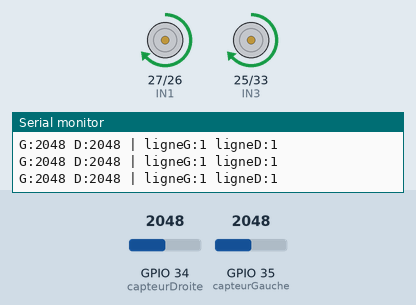
Recording of a program running on a simulated ESP32. Parts: motor-driver pin pairs drawn as motors (green arrow = first pin HIGH = forward, orange = second pin HIGH = backward, longer = more drive, scaled by the enable pin), the last lines printed to the serial monitor. The test bench sets the inputs (shaded band); at power-on: GPIO 34 (capteurDroite) = 2048, GPIO 35 (capteurGauche) = 2048. WiFi joins after 1.5 s; servers stay silent unless stated.

Above: at 3.7 s.
3.8 s: GPIO 34 (capteurDroite) set to 1954
At 5.0 s:
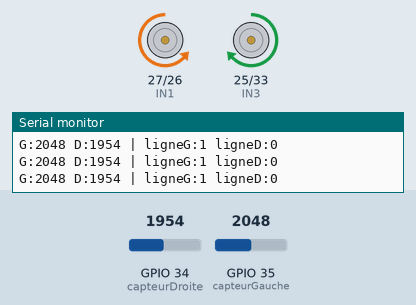
5.3 s: GPIO 35 (capteurGauche) set to 1932
At 6.3 s:
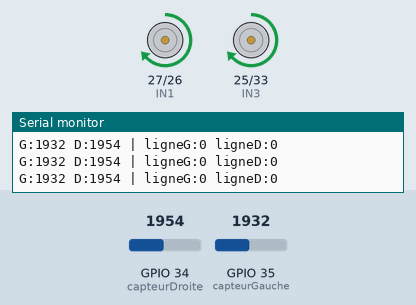
6.8 s: GPIO 34 (capteurDroite) set to 2040
At 7.5 s:
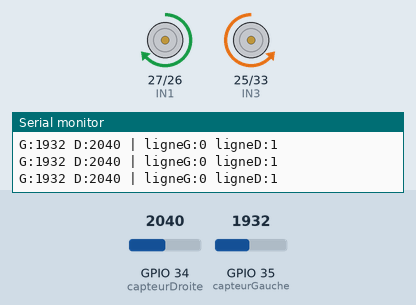
9.8 s: GPIO 34 (capteurDroite) set to 1960
At 10.7 s:
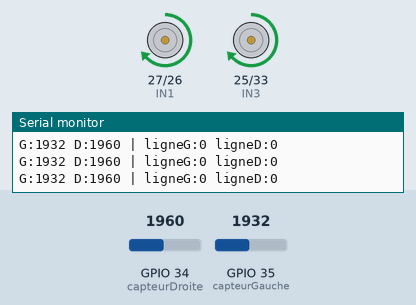
11.3 s: GPIO 34 (capteurDroite) set to 2047
At 11.9 s:
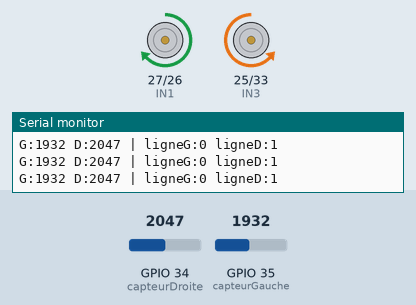
Timing chart, 0 to 13.8 s (numbered marks = the images above; inputs shaded):
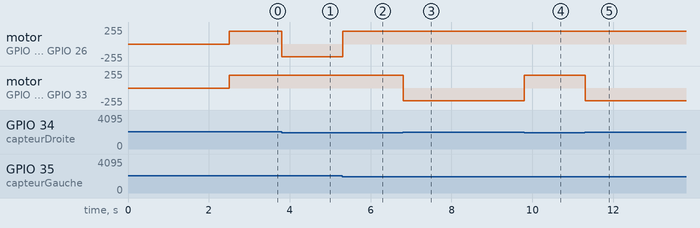

Measured:
- the behaviour switches between 2001 and 2000 on GPIO 34 (capteurDroite) (found by bisection; images 0 and 1)
- the behaviour switches between 2001 and 2000 on GPIO 35 (capteurGauche) (found by bisection; images 1 and 2)
- after the input at 3.8 s, motor on GPIO 27 (IN1) / GPIO 26 (IN2): forward 189/255 → backward 189/255 at once
- after the input at 5.3 s, motor on GPIO 27 (IN1) / GPIO 26 (IN2): backward 189/255 → forward 189/255 at once
- after the input at 6.8 s, motor on GPIO 25 (IN3) / GPIO 33 (IN4): forward 189/255 → backward 189/255 at once
- after the input at 9.8 s, motor on GPIO 25 (IN3) / GPIO 33 (IN4): backward 189/255 → forward 189/255 at once
- after the input at 11.3 s, motor on GPIO 25 (IN3) / GPIO 33 (IN4): forward 189/255 → backward 189/255 at once

The program:

main.cpp
```cpp
#include <Arduino.h>
#include <WiFiManager.h>
#include <WebSocketsServer.h>
#include <Arduino_JSON.h>
#include <DNSServer.h>
#include <ESPmDNS.h>
#include "cmd.h"
#include "config.h"
#include "sendData.h"
#include "position.h"

int VITESSE_BASE  = 190;
int VITESSE_VIRAGE = 190;
int SEUIL_LIGNE   = 2000;

#define LED_PIN 2

WiFiManager wm;

Mode modeActuel = MODE_AUTONOME;

WebSocketsServer ws = WebSocketsServer(81);
DNSServer dnsServer;

// Gestion des événements WebSocket
void onWsEvent(uint8_t num, WStype_t type, uint8_t *payload, size_t length)
{
  switch (type)
  {
  case WStype_CONNECTED:
    Serial.printf("[WS] Client %d connecté\n", num);
    ws.sendTXT(num, "{\"status\":\"connecte\",\"ip\":\"" + WiFi.localIP().toString() + "\"}");

    break;

  case WStype_DISCONNECTED:
    Serial.printf("[WS] Client %d déconnecté\n", num);
    break;

  case WStype_TEXT:
  {
    JSONVar msg = JSON.parse((char *)payload);
    if (JSON.typeof(msg) == "undefined")
      break;
    treatCmd(msg);
    break;
  }
  }
}


void demarrerWebSocket()
{
  ws.begin();
  ws.onEvent(onWsEvent);
  Serial.println("WebSocket démarré → ws://" + WiFi.localIP().toString() + ":81");
}

// ================= WIFI =================
void lancerConfigWifi()
{

  // wm.resetSettings(); // décommenter pour forcer le portail à chaque fois
  // wm.resetSettings(); // force le portail à CHAQUE démarrage

  bool connecte = wm.autoConnect("RobotConfig");

  if (connecte)
  {
    Serial.println("WiFi connecté ! IP : " + WiFi.localIP().toString());
  }
  else
  {
    Serial.println("Échec configuration, redémarrage...");
    delay(3000);
    ESP.restart();
  }
}

// ================= PWM INIT =================
void pwmSetup()
{
  ledcSetup(canalENA, freqPWM, resolutionPWM);
  ledcSetup(canalENB, freqPWM, resolutionPWM);
  ledcAttachPin(ENA, canalENA);
  ledcAttachPin(ENB, canalENB);
}

// ================= MOTEURS =================
void setMoteurs(int vG, int vD)
{
  if (vG >= 0)
  {
    digitalWrite(IN1, HIGH);
    digitalWrite(IN2, LOW);
  }
  else
  {
    digitalWrite(IN1, LOW);
    digitalWrite(IN2, HIGH);
    vG = -vG;
  }

  if (vD >= 0)
  {
    digitalWrite(IN3, HIGH);
    digitalWrite(IN4, LOW);
  }
  else
  {
    digitalWrite(IN3, LOW);
    digitalWrite(IN4, HIGH);
    vD = -vD;
  }

  ledcWrite(canalENA, constrain(vG, 0, 255));
  ledcWrite(canalENB, constrain(vD, 0, 255));
}

// ================= SETUP =================
void setup()
{
  Serial.begin(115200); // EN PREMIER toujours
  delay(1000);          // attendre que Serial soit prêt

  pinMode(IN1, OUTPUT);
  pinMode(IN2, OUTPUT);
  pinMode(IN3, OUTPUT);
  pinMode(IN4, OUTPUT);
  pwmSetup();

  lancerConfigWifi();  // après Serial
  demarrerWebSocket(); // après WiFi
  // Dans setup(), après WiFi.softAP()
  dnsServer.start(53, "robotPiste", WiFi.localIP());
  MDNS.begin("robotPiste");
  MDNS.addService("http", "tcp", 80);
  MDNS.addService("ws", "tcp", 81);

}

// ================= LOOP =================
void loop()
{
  dnsServer.processNextRequest();
  ws.loop();

  valG = analogRead(capteurGauche);
  valD = analogRead(capteurDroite);

  bool ligneG = valG > SEUIL_LIGNE;
  bool ligneD = valD > SEUIL_LIGNE;

  sendData(ligneG, ligneD);

  Serial.printf("G:%4d D:%4d | ligneG:%d ligneD:%d\n", valG, valD, ligneG, ligneD);

  if (modeActuel == NOTHING)
  {
    setMoteurs(0, 0);
  }

  if (modeActuel == MODE_MANUEL)
  {

  }

  if (modeActuel == MODE_AUTONOME)
  {
    if (ligneG && ligneD)
      setMoteurs(VITESSE_BASE, VITESSE_BASE);
    else if (ligneG && !ligneD)
      setMoteurs(-VITESSE_VIRAGE, VITESSE_VIRAGE);
    else if (!ligneG && ligneD)
      setMoteurs(VITESSE_VIRAGE, -VITESSE_VIRAGE);
    else
      setMoteurs(VITESSE_BASE, VITESSE_BASE);
  }

  if(modeActuel == BLOCKLY)
  {
    // à compléter avec les commandes Blockly
  }

  delay(10);
}
```

cmd.h
```cpp
#ifndef CMD_H
#define CMD_H

#include <Arduino_JSON.h>

void treatCmd(JSONVar msg);

#endif
```

position.h
```cpp
#ifndef POSITION_H
#define POSITION_H

void updatePosition(bool ligneG, bool ligneD);
void resetPosition();

extern float posX;
extern float posY;
extern float angle; // en degrés

#endif
```

sendData.h
```cpp
#ifndef SENDDATA_H
#define SENDDATA_H

#include <Arduino.h>

extern int valG;
extern int valD;

void sendData(bool ligneG, bool ligneD);

#endif
```

cmd.cpp
```cpp
#include "cmd.h"
#include "config.h"

void treatCmd(JSONVar msg)
{
    if (!msg.hasOwnProperty("commande"))
        return;
    String cmd = (const char *)msg["commande"];

    if (cmd == "change_mode")
    {
        if (!msg.hasOwnProperty("mode"))
            return;
        String mode = (const char *)msg["mode"];
        if (mode == "manuel")
        {
            modeActuel = MODE_MANUEL;
            setMoteurs(0, 0); // ← arrêt immédiat
        }
        else if (mode == "autonome")
            modeActuel = MODE_AUTONOME;
        else if (mode == "blockly")
            modeActuel = BLOCKLY;
    }

    if (cmd == "manuel_control" && modeActuel == MODE_MANUEL)
    {
        if (!msg.hasOwnProperty("direction"))
            return;
        String dir = (const char *)msg["direction"];

        if (dir == "avant")
            setMoteurs(VITESSE_BASE, VITESSE_BASE);
        else if (dir == "arriere")
            setMoteurs(-VITESSE_BASE, -VITESSE_BASE);
        else if (dir == "gauche")
            setMoteurs(-VITESSE_VIRAGE, VITESSE_VIRAGE);
        else if (dir == "droite")
            setMoteurs(VITESSE_VIRAGE, -VITESSE_VIRAGE);
        else if (dir == "stop")
            setMoteurs(0, 0);
    }

    if (cmd == "blockly_control" && modeActuel == BLOCKLY)
    {
        if (!msg.hasOwnProperty("instructions"))
            return;

        JSONVar instructions = msg["instructions"];
        int len = instructions.length();

        for (int i = 0; i < len; i++)
        {
            JSONVar inst = instructions[i];
            String dir = (const char *)inst["direction"];
            int duree = (int)inst["duree"]; // en millisecondes

            if (dir == "avant")
                setMoteurs(VITESSE_BASE, VITESSE_BASE);
            else if (dir == "arriere")
                setMoteurs(-VITESSE_BASE, -VITESSE_BASE);
            else if (dir == "gauche")
                setMoteurs(-VITESSE_VIRAGE, VITESSE_VIRAGE);
            else if (dir == "droite")
                setMoteurs(VITESSE_VIRAGE, -VITESSE_VIRAGE);
            else if (dir == "stop")
                setMoteurs(0, 0);

            delay(duree);
            setMoteurs(0, 0); // arrêt entre chaque instruction
            delay(100);
        }
    }

    if (cmd == "stop")
    {
        modeActuel = NOTHING;
        setMoteurs(0, 0);
    }

    if (cmd == "change_wifi")
    {
        wm.resetSettings();
        delay(500);
        ESP.restart();
        setMoteurs(0, 0);
    }

    if (cmd == "set_vitesse")
    {
        VITESSE_BASE = (int)msg["valeur"];
        VITESSE_VIRAGE = (int)msg["valeur"];
    }
}
```

position.cpp
```cpp
#include "position.h"
#include "config.h"
#include <math.h>

float posX  = 0.0;
float posY  = 0.0;
float angle = 0.0; // 0° = tout droit, + = droite, - = gauche

// Distance avancée par tick (à calibrer selon ta voiture)
#define DIST_TICK       0.5   // cm par appel
#define ANGLE_VIRAGE    15.0  // degrés par tick en virage

void updatePosition(bool ligneG, bool ligneD) {
    float deltaAngle = 0.0;
    float deltaDist  = 0.0;

    if (ligneG && ligneD) {
        // Tout droit
        deltaDist  = DIST_TICK;
        deltaAngle = 0.0;
    }
    else if (ligneG && !ligneD) {
        // Virage gauche
        deltaDist  = DIST_TICK * 0.5;
        deltaAngle = -ANGLE_VIRAGE;
    }
    else if (!ligneG && ligneD) {
        // Virage droite
        deltaDist  = DIST_TICK * 0.5;
        deltaAngle = +ANGLE_VIRAGE;
    }
    else {
        // Ligne perdue → continue tout droit
        deltaDist  = DIST_TICK;
        deltaAngle = 0.0;
    }

    angle += deltaAngle;

    // Conversion polaire → cartésien
    float rad = angle * M_PI / 180.0;
    posX += deltaDist * cos(rad);
    posY += deltaDist * sin(rad);
}

void resetPosition() {
    posX  = 0.0;
    posY  = 0.0;
    angle = 0.0;
}
```

sendData.cpp
```cpp
#include "sendData.h"
#include "config.h"
#include <Arduino_JSON.h>
#include <WebSocketsServer.h>
#include "position.h"

int valG = 0;
int valD = 0;

extern WebSocketsServer ws;

void sendData(bool ligneG, bool ligneD)
{
    updatePosition(ligneG, ligneD);
    valG = analogRead(capteurGauche);
    valD = analogRead(capteurDroite);

    JSONVar data;
    data["valG"] = valG;
    data["valD"] = valD;
    data["ligneG"] = ligneG;
    data["ligneD"] = ligneD;
    data["mode"] = modeActuel;
    data["ip"] = WiFi.localIP().toString();
    data["rssi"] = WiFi.RSSI();
    data["uptime"] = millis() / 1000; // secondes depuis démarrage
    data["heap"] = ESP.getFreeHeap(); // mémoire libre en bytes
    data["vitesseBase"]   = VITESSE_BASE;
    data["x"] = posX;
    data["y"] = posY;
    data["angle"] = angle;

    String payload = JSON.stringify(data);
    ws.broadcastTXT(payload);
}
```

config.h
```cpp
#ifndef CONFIG_H
#define CONFIG_H

#include <WiFiManager.h>


// ================= PARAMS =================
extern int VITESSE_BASE;
extern int VITESSE_VIRAGE;
extern int SEUIL_LIGNE;

// ================= CAPTEURS =================
#define capteurGauche 35
#define capteurDroite 34

// ================= MOTEURS =================
#define IN1 27
#define IN2 26
#define ENA 14
#define IN3 25
#define IN4 33
#define ENB 12


// ================= PWM =================
#define freqPWM       20000
#define resolutionPWM 8
#define canalENA      0
#define canalENB      1

extern WiFiManager wm;

enum Mode
{
    NOTHING,
    MODE_AUTONOME,
    MODE_MANUEL,
    BLOCKLY
};
extern Mode modeActuel;

void setMoteurs(int vG, int vD);

#endif
```
